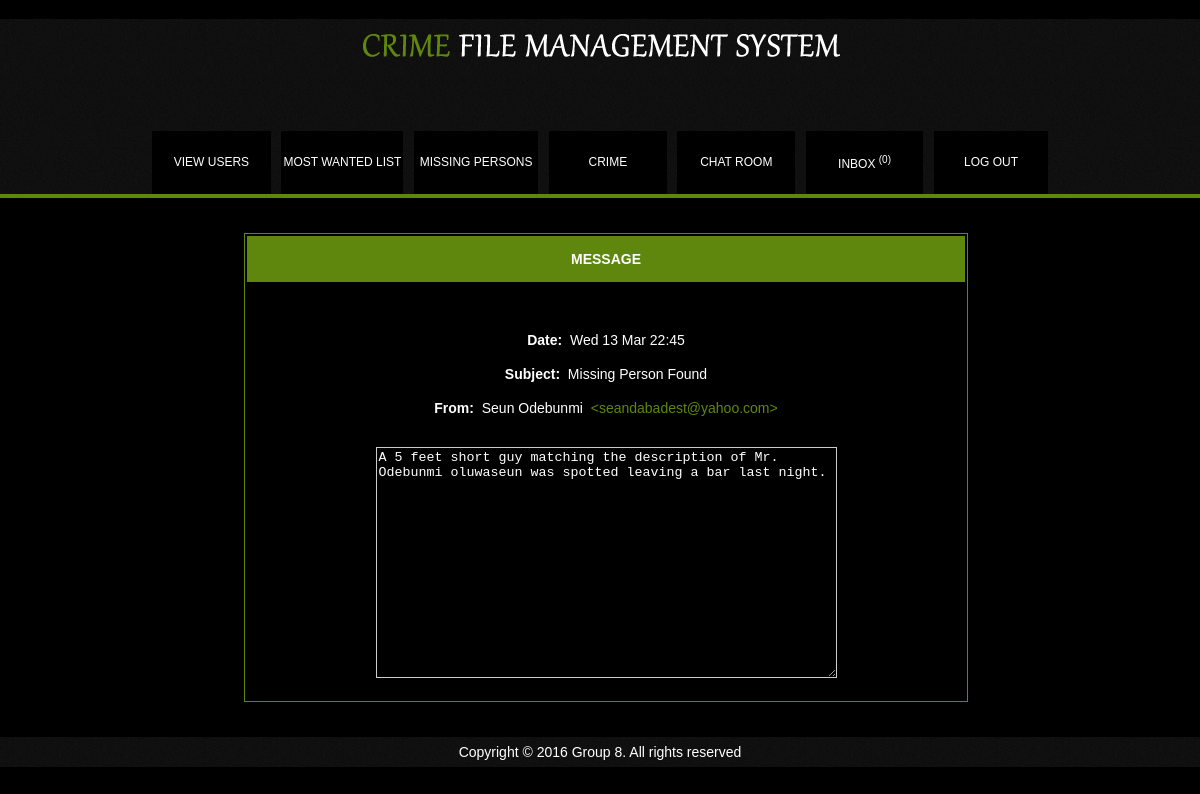
/Admin/mail.php?id=2 (signed in), run on the app's committed database.
### tables this page shows
CREATE TABLE `mail` (
  `id` int(11) NOT NULL auto_increment,
  `sender` varchar(100) NOT NULL,
  `name` varchar(150) NOT NULL,
  `subject` varchar(150) NOT NULL,
  `message` text NOT NULL,
  `date` varchar(100) NOT NULL,
  `status` varchar(50) NOT NULL,
  PRIMARY KEY  (`id`)
);

### Admin/mail.php (the view, shortened to what this page needs)
<!DOCTYPE html PUBLIC "-//W3C//DTD XHTML 1.0 Transitional//EN" "http://www.w3.org/TR/xhtml1/DTD/xhtml1-transitional.dtd">
<html xmlns="http://www.w3.org/1999/xhtml">
<head>
<link href="layout.css" rel="stylesheet" type="text/css" />
</head>
<body>
 <center>
  <div id="header">
   <div id="banner">
     <h1><img src="../images/banner.png" alt="" name="" width="480" height="51" /></h1>
   </div>
   <div id="nav">
    <center>
     <table width="900" border="0" height="67px">
      <?php
       $query="SELECT COUNT(status) FROM mail WHERE status='Unread'";
       $result=mysql_query($query);
       $row=mysql_fetch_row($result);
     ?>
  <tr>
    <td align="center" valign="middle" width="150px" class="menu"><a href="../Admin">VIEW USERS</a><a href="Admin/Admin-login"></a></td>
    <td align="center" valign="middle" width="5px">&nbsp;</td>
    <td align="center" valign="middle" width="150px" class="menu"><a href="most_wanted.php">MOST WANTED LIST</a><a href="Admin/Admin-login"></a></td>
    <td align="center" valign="middle" width="5px">&nbsp;</td>
    <td align="center" valign="middle" width="150px" class="menu"><a href="missing_persons.php">MISSING PERSONS</a></td>
    <td align="center" valign="middle" width="5px">&nbsp;</td>
    <td align="center" valign="middle" width="150px" class="menu"><a href="crime.php">CRIME</a></td>
    <td align="center" valign="middle" width="5px">&nbsp;</td>
    <td align="center" valign="middle" width="150px" class="menu"><a href="chatroom.php"> CHAT ROOM</a></td>
    <td align="center" valign="middle" width="5px">&nbsp;</td>
    <td align="center" valign="middle" width="150px" class="menu"><a href="inbox.php">INBOX <?php echo "<sup>(".$row[0].")</sup>"; ?></a></td>
    <td align="center" valign="middle" width="5px">&nbsp;</td>
    <td align="center" valign="middle" width="150px" class="menu"><a href="../logout.php"> LOG OUT</a></td>
  </tr>
    </table>
    </center>
   </div>
   <div id="separator">
   </div>
  </div>
  <br /><br />
  <table width="101%" border="0" height="441">
  <tr>
    <td align="center" valign="middle"><table width="60%" border="0" align="center" id="inbox">
      <tr>
        <th height="44" id="mHeader" scope="col">MESSAGE</th>
      </tr>
      <tr>
        <th scope="col">&nbsp;</th>
      </tr>
     <?php
     if(isset($_REQUEST['id']))
     {
        $messageId=$_REQUEST['id'];
     }
     else
     {
        $link="inbox.php";
        Redirect($link);
     }
     $query="SELECT * FROM mail WHERE id='$messageId'";
     $result=mysql_query($query);
     $row=mysql_fetch_row($result);
     $subject=$row[3];
     $name=$row[2];
     $email=$row[1];
     $message=$row[4];
     $date=$row[5];
     echo"
      <tr>
        <th scope=col>&nbsp;</th>
      </tr>
      <tr>
    <td height=30 align=center valign=middle scope=col><b>Date:</b> &nbsp;$date</td>
        </tr>
    <tr>
    <td height=30 align=center valign=middle scope=col><b>Subject:</b> &nbsp;$subject</td>
        </tr>
    <tr>
      <td height=30 align=center valign=middle scope=col><b>From:</b> &nbsp;$name &nbsp;<a>&lt;$email&gt;</a></td>
    </tr>
    <tr>
      <td align=center valign=top scope=col>&nbsp;</td>
    </tr>
    <tr>
      <td align=center valign=top scope=col><textarea disabled name=textarea class=msgBox cols=55 rows=15>$message</textarea></td>
    </tr>
    <tr>
      <td align=center valign=top scope=col>&nbsp;</td>
      </tr>";
    ?>
    </table></td>
  </tr>
</table>
<br /><br />
  <table width="100%" id="footer">
  <tr>
    <td align="center" valign="middle">Copyright &copy; <?php echo date('Y'); ?> Group 8. All rights reserved</td>
  </tr>
</table>
 </center>
</body>
</html>

### Admin/layout.css (style rules this page uses)
body { margin:0px; padding:0px; font-family:"Trebuchet MS", Arial, Helvetica, sans-serif; font-size:14px; color:white; background-color:black; }
#header { background-image:url(../images/bg_top.gif); width:100%; height:179px; }
#banner { width:100%; height:110px; }
#nav { width:100%; height:67px; }
.menu { font-size: 12px; background-color:#000000; }
#nav td a { text-decoration:none; color:white; }
#separator { height:2px; width:100%; }
a { text-decoration:none; color:#5f870e; }
#mHeader { background-color:#5f870e; }
#footer { background-image:url(../images/bg_top.gif); width:100%; height:30px; }
#inbox { border: 1px groove #5f870e; }

### data on the page
mail: date "Wed 13 Mar 22:45", subject "Missing Person Found", name "Seun Odebunmi", sender "seandabadest@yahoo.com", textarea "A 5 feet short guy matching the description of Mr. Odebunmi oluwaseun was spotted leaving a bar last night."

### other printed values
$row[0] "0"
